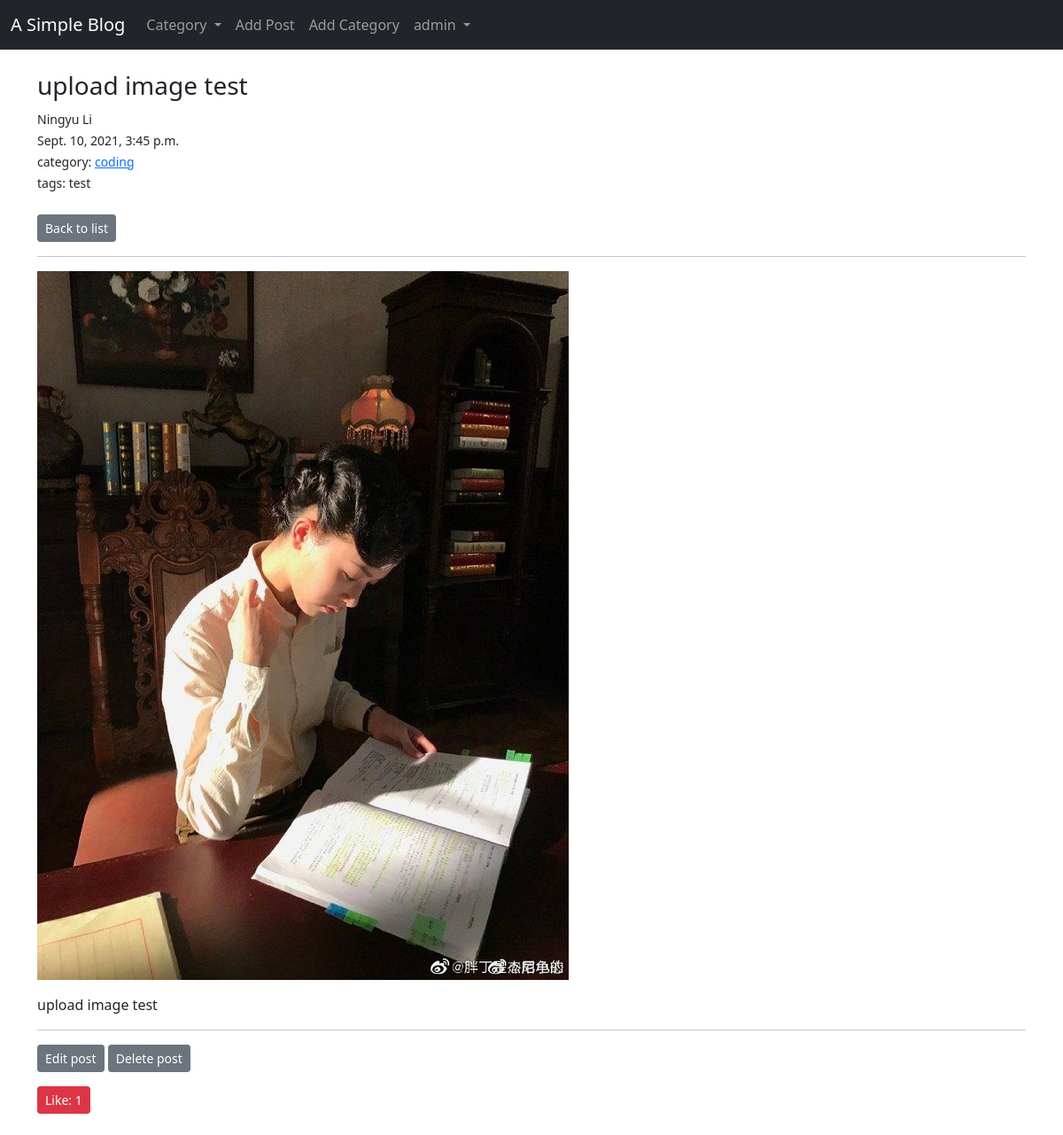
The page /article/35/ (signed in) on the database its author committed.
### myBlog/models.py (models this page shows, shortened)
class Post(models.Model):
    title = models.CharField(max_length=255)
    author = models.ForeignKey(User, on_delete=CASCADE, null=False)
    tag = models.CharField(max_length=255)
    category = models.CharField(max_length=50, default="coding")
    body = RichTextField(blank=True, null=True)
    image = models.ImageField(null=True, blank=True, upload_to='images/')
    post_time = models.DateTimeField(auto_now_add=True)
    likes = models.ManyToManyField(User, related_name="like_list")
    class Meta:
        ordering = ['-post_time']
    def total_likes(self):
        return self.likes.count()

### myBlog/views.py (the view)
# urls.py: path('article/<int:pk>/', views.ArticleDetailView.as_view(),
class ArticleDetailView(generic.DetailView):
    model = Post
    template_name = 'myBlog/article_detail.html'
    def get_context_data(self, **kwargs):
        post = get_object_or_404(Post, pk=self.kwargs['pk'])
        liked = False
        if post.likes.filter(pk=self.request.user.id):
            liked = True
        context = super().get_context_data(**kwargs)
        context['liked'] = liked
        return context

### myBlog/context_processors.py (called while the page is built)
def get_category_list(request):
    category_list = Category.objects.all()
    return {
        'category_list': category_list,
    }

### myBlog/models.py (called while the page is built)
    def __str__(self):
        return self.name

### myBlog/templates/myBlog/article_detail.html (shortened to what this page needs)
{% extends 'base.html' %}
{% load static %}
 {% block body %}
<br>
<h3>{{ post.title }}</h3>
<small>{{ post.author.first_name }} {{ post.author.last_name }}</small>
<br />
<small>{{ post.post_time }}</small>
<br />
<small>category: <a href="{% url 'category_posts' post.category %}">{{ post.category }}</a></small>
<br />
<small>tags: {{ post.tag }}</small>
<br>
<br>
<a href="{% url 'home' %}" class="btn btn-secondary btn-sm">Back to list</a>
<hr>
{% if post.image %}
<img src="{{ post.image.url }}" alt="Post's image">
{% endif %}
<p>{{ post.body|safe }}</p>
<hr>
<p>
	{% if user.id == post.author.id %}
	<a href="{% url 'update_post' post.pk %}" class="btn btn-secondary btn-sm">Edit post</a>
	<a href="{% url 'remove_post' post.pk %}" class="btn btn-secondary btn-sm">Delete post</a>
	{% endif %}
</p>
<form action="{% url 'like' post.pk %}" method="POST">
	<button class="{% if liked %} btn btn-danger btn-sm {% endif %} btn btn-primary btn-sm">Like:
		{{ post.total_likes }}</button>
</form>
<br>
{% endblock %}

### templates/base.html (shortened to what this page needs)
{% load static %}
<!DOCTYPE html>
<html lang="en">
<head>
	<link href="https://cdn.jsdelivr.net/npm/bootstrap@5.1.0/dist/css/bootstrap.min.css" rel="stylesheet"
 />
</head>
<body>
	<nav class="navbar navbar-expand-lg navbar-dark bg-dark">
		<div class="container-fluid">
			<a class="navbar-brand" href="{% url 'home' %}">A Simple Blog</a>
			<div class="collapse navbar-collapse" id="navbarNavAltMarkup">
				<div class="navbar-nav">
					<li class="nav-item dropdown">
						<a class="nav-link dropdown-toggle" href="#" id="navbarDropdown" role="button" data-bs-toggle="dropdown"
							aria-expanded="false">
							Category
						</a>
					</li>
					{% with url_name=request.resolver_match.url_name %}
					{% if request.user.is_authenticated %}
					<a class="nav-link {% if url_name == 'add_post' %}active{% endif %}" href="{% url 'add_post' %}">Add Post</a>
					<a class="nav-link {% if url_name == 'add_category' %}active{% endif %}" href="{% url 'add_category' %}">Add
						Category</a>
					<li class="nav-item dropdown">
						<a class="nav-link dropdown-toggle" href="#" id="navbarDropdown" role="button" data-bs-toggle="dropdown"
							aria-expanded="false">
							{{ request.user }}
						</a>
					</li>
					{% else %}
					<a class="nav-link {% if url_name == 'login' %}active{% endif %}" href="{% url 'login' %}">Login</a>
					<a class="nav-link {% if url_name == 'register' %}active{% endif %}" href="{% url 'register' %}">Register</a>
					{% endif %}
					{% endwith %}
				</div>
			</div>
		</div>
	</nav>
	<div class="container">{% block body %} {% endblock %}</div>
</body>
</html>

### rows shown on the page
Post: title "upload image test", author.first_name "Ningyu", author.last_name "Li", post_time "Sept. 10, 2021, 3:45 p.m.", category "coding", tag "test", image (picture), body "upload image test", total_likes "1"

### other values the page prints
{{ request.user }} "admin"
